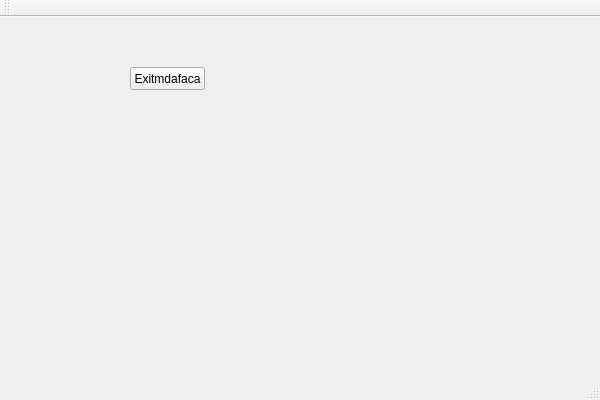
<?xml version="1.0" encoding="UTF-8"?>
<ui version="4.0">
 <class>TravelAgencyGUIClass</class>
 <widget class="QMainWindow" name="TravelAgencyGUIClass">
  <property name="geometry">
   <rect>
    <x>0</x>
    <y>0</y>
    <width>600</width>
    <height>400</height>
   </rect>
  </property>
  <property name="windowTitle">
   <string>TravelAgencyGUI</string>
  </property>
  <widget class="QWidget" name="centralWidget">
   <widget class="QPushButton" name="Exitmadafaca">
    <property name="geometry">
     <rect>
      <x>130</x>
      <y>50</y>
      <width>75</width>
      <height>23</height>
     </rect>
    </property>
    <property name="text">
     <string>Exitmdafaca</string>
    </property>
   </widget>
  </widget>
  <widget class="QMenuBar" name="menuBar">
   <property name="geometry">
    <rect>
     <x>0</x>
     <y>0</y>
     <width>600</width>
     <height>21</height>
    </rect>
   </property>
  </widget>
  <widget class="QToolBar" name="mainToolBar">
   <attribute name="toolBarArea">
    <enum>TopToolBarArea</enum>
   </attribute>
   <attribute name="toolBarBreak">
    <bool>false</bool>
   </attribute>
  </widget>
  <widget class="QStatusBar" name="statusBar"/>
 </widget>
 <layoutdefault spacing="6" margin="11"/>
 <resources>
  <include location="travelagencygui.qrc"/>
 </resources>
 <connections/>
</ui>
